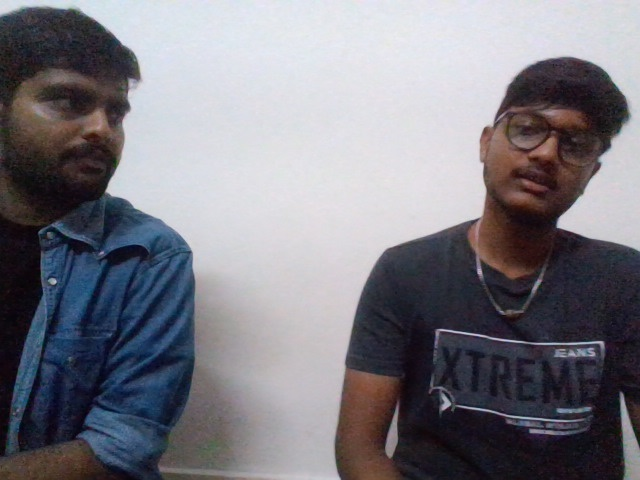
#> input picture data/thumbs_up/thumbs_up_0.jpg, 640 x 480 px, found by its file name; its folder holds only this picture in this run
$ python train.py
#> lines starting #> are read from the running program, lines starting #| are printed output that depends on the picture
### src/preprocess.py
import cv2
import os
import numpy as np
from config import DATA_DIR
def preprocess_image(image_path):
    """Preprocess the captured image and flatten it for model prediction"""
#> called with image_path = './data/thumbs_up/thumbs_up_0.jpg'
    # Convert to grayscale
    image = cv2.imread(image_path)
#> image is the input picture: shape (480, 640, 3); mean B, G, R 129.8, 122, 123.4
    gray = cv2.cvtColor(image, cv2.COLOR_BGR2GRAY)
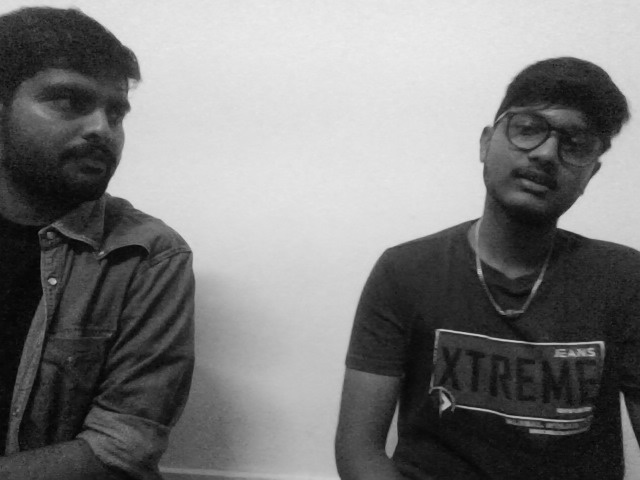
#> gray: shape (480, 640); min 3, max 237, mean 123.3

    # Resize the image to 128x128 (or the size the model expects)
    resized = cv2.resize(gray, (128, 128))  # Make sure this size matches model's training input
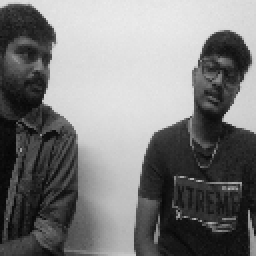
#> resized: shape (128, 128) (shown 2 times larger); min 4, max 235, mean 123.3

    # Flatten the image to a 1D array (model expects this)
    flattened = resized.flatten()  # This results in 16,384 features if the image is 128x128
#> flattened = 16384 values, max 235 at index 180, min 4 at index 7815, mean 123.3

    return flattened


def load_data():
    """Load and preprocess all data."""
    data = []
    labels = []

    for gesture in os.listdir(DATA_DIR):
        gesture_path = os.path.join(DATA_DIR, gesture)
        if not os.path.isdir(gesture_path):
            continue

        for img_file in os.listdir(gesture_path):
            img_path = os.path.join(gesture_path, img_file)
            img = preprocess_image(img_path)
#> img has the same summary as flattened in preprocess_image
            data.append(img)
            labels.append(gesture)

    return np.array(data), np.array(labels)

### src/train.py
import numpy as np
from sklearn.model_selection import train_test_split
from sklearn.ensemble import RandomForestClassifier
from sklearn.metrics import classification_report
from preprocess import load_data
from config import MODEL_DIR
from utils import create_directory
import pickle
import os

def train_model():
    data, labels = load_data()
#> (the run stopped early here; a loop or call above may not have finished)
